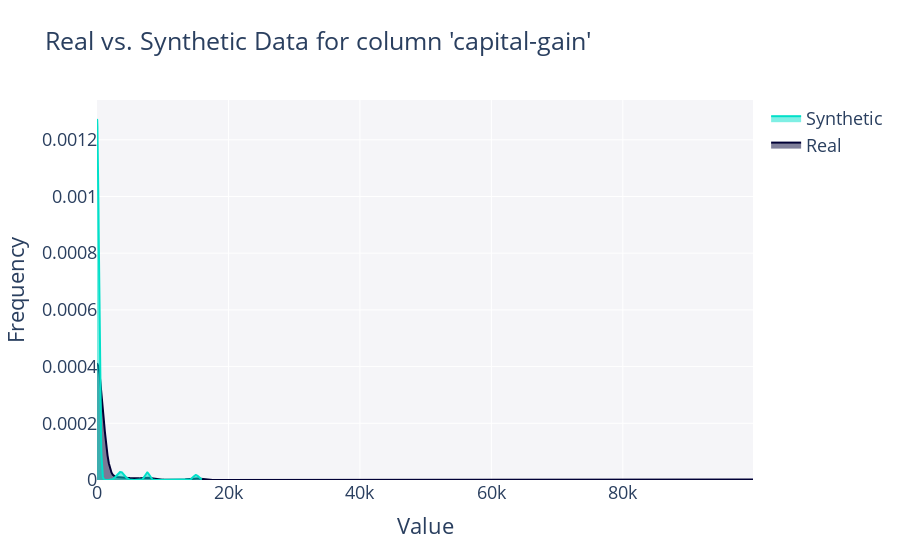

Write notebook code for a chart like this one.
### Code cell
get_column_plot(
    real_data=df_train,
    synthetic_data=synthetic_data_ctgan,
    column_name='capital-gain',
    plot_type='distplot'
).show(renderer="vscode")

### Figure 1 — Plotly figure (JSON) as saved in the notebook; plotly's stock layout.template omitted (floating-point values rounded to 4 significant figures; data arrays with more than 128 entries replaced by an {"elided": "..."} marker saying what was removed)
{"data": [{"fill": "tozeroy", "hovertemplate": "<b>Real</b><br>Frequency: %{y}<extra></extra>", "legendgroup": "Real", "marker": {"color": "#000036"}, "mode": "lines", "name": "Real", "showlegend": true, "type": "scatter", "x": {"elided": "500 float values"}, "xaxis": "x", "y": {"elided": "500 float values"}, "yaxis": "y"}, {"fill": "tozeroy", "hovertemplate": "<b>Synthetic</b><br>Frequency: %{y}<extra></extra>", "legendgroup": "Synthetic", "marker": {"color": "#01E0C9"}, "mode": "lines", "name": "Synthetic", "showlegend": true, "type": "scatter", "x": {"elided": "500 float values"}, "xaxis": "x", "y": {"elided": "500 float values"}, "yaxis": "y"}], "layout": {"barmode": "overlay", "font": {"size": 18}, "hovermode": "closest", "legend": {"traceorder": "reversed"}, "plot_bgcolor": "#F5F5F8", "title": {"text": "Real vs. Synthetic Data for column 'capital-gain'"}, "xaxis": {"anchor": "y2", "domain": [0, 1], "title": {"text": "Value"}, "zeroline": false}, "yaxis": {"anchor": "free", "domain": [0, 1], "position": 0, "title": {"text": "Frequency"}}}}
